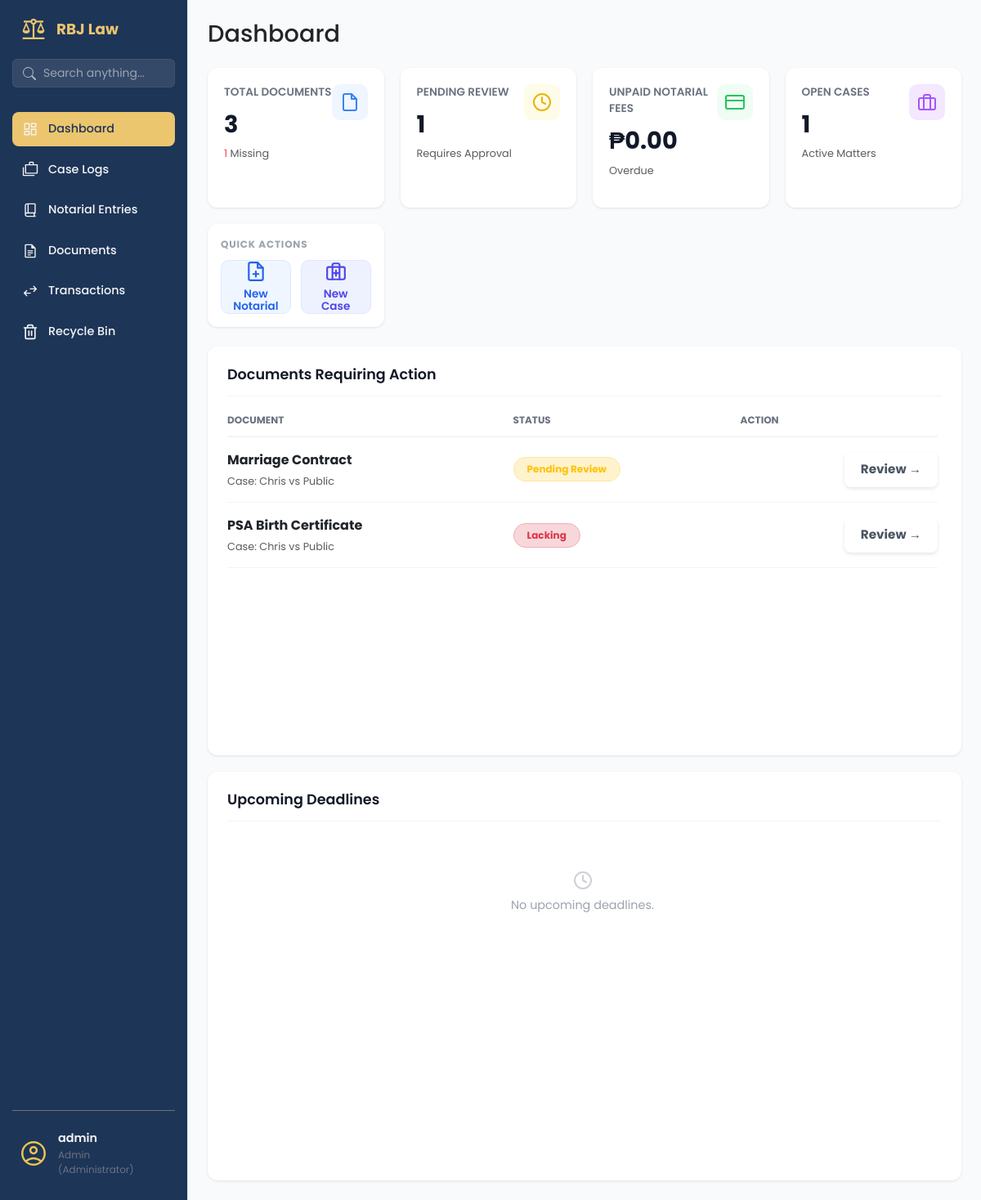
The page /dashboard (signed in) on the database as committed earlier.
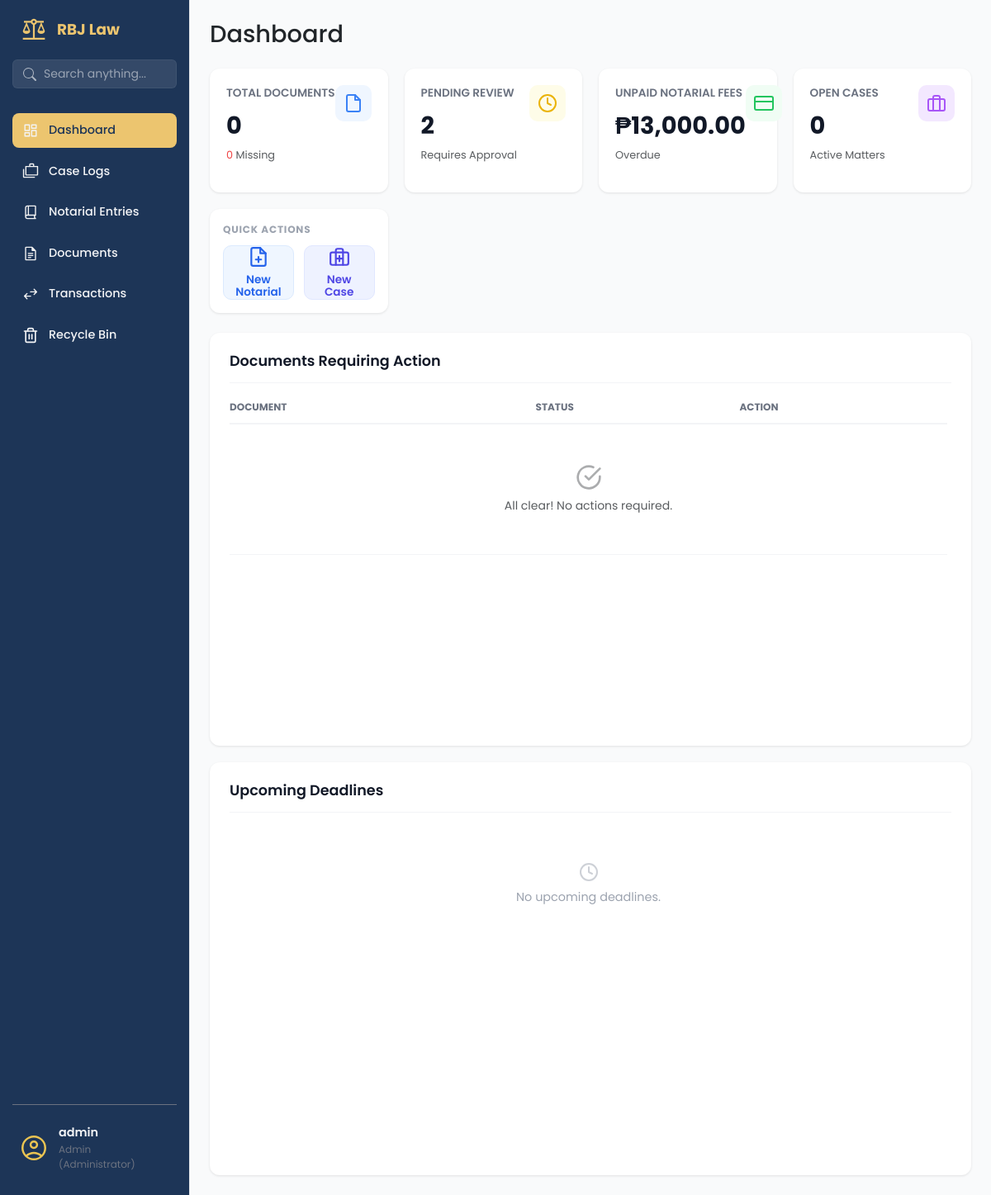
The same page on the database as committed later.
### app/models/document_mdl.py (models this page shows, shortened)
class Document(db.Model, SoftDeleteMixin):
    __tablename__ = 'documents'
    id = db.Column(db.Integer, primary_key=True)
    filename = db.Column(db.String(255), nullable=False)
    file_path = db.Column(db.String(500), nullable=False)
    file_type = db.Column(db.String(50), nullable=True)
    file_size = db.Column(db.Integer, nullable=True)  # in bytes
    document_type = db.Column(db.String(100), nullable=True)  # e.g., Affidavit, ID, SPA Draft, etc.
    notes = db.Column(db.Text, nullable=True)
    document_status = db.Column(db.String(50), default='Pending', nullable=False)
    parent_type = db.Column(db.String(50), nullable=False)  # 'notarial_entry', 'case', 'client'
    parent_id = db.Column(db.Integer, nullable=False)
    uploaded_by = db.Column(db.Integer, db.ForeignKey('users.id'), nullable=True)
    uploaded_at = db.Column(db.DateTime, default=datetime.utcnow)
    last_modified = db.Column(db.DateTime, default=datetime.utcnow, onupdate=datetime.utcnow)
    uploader = db.relationship('User', backref='uploaded_documents', lazy=True)

### app/routes/dashboard_routes.py (the view)
@dashboard_bp.route('/')
@dashboard_bp.route('/dashboard')
@login_required
def dashboard_page():
    filtered_data = filter_dashboard_data()
    total_docs = Document.query.filter(Document.deleted_at == None).count()
    missing_docs = Document.query.filter(Document.document_status.ilike('Lacking'),Document.deleted_at == None).count()
    if current_user.role == 'staff':
        pending_payments_count = filtered_data['transactions'].filter_by(payment_status='Pending').count()
        unpaid_sum = db.session.query(func.sum(TransactionItem.transaction_amount))\
            .filter(TransactionItem.payment_status == 'Pending',
                   TransactionItem.transaction_type == 'Notarial').scalar() or 0
        unpaid_count = TransactionItem.query.filter_by(
            payment_status='Pending',
            transaction_type='Notarial'
        ).count()
    else:
        pending_payments_count = TransactionItem.query.filter_by(payment_status='Pending').count()
        unpaid_sum = db.session.query(func.sum(TransactionItem.transaction_amount))\
            .filter(TransactionItem.payment_status == 'Pending').scalar() or 0
        unpaid_count = TransactionItem.query.filter_by(payment_status='Pending').count()
    pending_docs_count = Document.query.filter(Document.document_status.ilike('Pending')).count()
    total_pending = pending_docs_count + pending_payments_count
    open_cases = Case.query.filter(Case.status.ilike('active')).count()
    notarial_count = TransactionItem.query.filter_by(transaction_type='Notarial').count()
    case_count = TransactionItem.query.filter_by(transaction_type='Case').count()
    upcoming_deadlines = Schedule.query\
        .options(joinedload(Schedule.case))\
        .filter(Schedule.is_done == False)\
        .order_by(Schedule.deadline.asc())\
        .limit(6)\
        .all()
    kpi_data = {
        'total_docs': total_docs,
        'missing_docs': missing_docs,
        'pending_review': total_pending,
        'pending_payments': pending_payments_count,
        'total_unpaid': "{:,.2f}".format(unpaid_sum),
        'unpaid_count': unpaid_count,
        'open_cases': open_cases,
        'notarial_count': notarial_count,
        'case_count': case_count
    }
    action_docs_query = Document.query.filter(
        Document.document_status.in_(['Pending', 'Lacking', 'Draft', 'For Signature', 'Pending Review']),
        Document.deleted_at == None
    ).order_by(
        db.case(
            (Document.document_status == 'Pending Review', 1),
            (Document.document_status == 'Lacking', 2),
            else_=3
        ),
        Document.last_modified.desc()
    ).limit(5).all()
    action_docs_data = []
    for doc in action_docs_query:
        action_docs_data.append({
            'title': doc.document_type or doc.filename,
            'context': resolve_document_context(doc),
            'status': doc.document_status,
            'id': doc.id,
            'target_url': get_context_url(doc)
        })
    if current_user.role == 'staff':
        pending_transactions = TransactionItem.query\
            .filter_by(payment_status='Pending', transaction_type='Notarial')\
            .options(joinedload(TransactionItem.client))\
            .order_by(TransactionItem.transaction_date.desc())\
            .limit(5).all()
    else:
        pending_transactions = TransactionItem.query\
            .filter_by(payment_status='Pending')\
            .options(joinedload(TransactionItem.client))\
            .order_by(TransactionItem.transaction_date.desc())\
            .limit(5).all()
    action_transactions_data = []
    for transaction in pending_transactions:
        client_name = "Unknown Client"
        if transaction.client:
            if hasattr(transaction.client, 'full_name'):
                client_name = transaction.client.full_name
            elif hasattr(transaction.client, 'client_first_name'):
                client_name = f"{transaction.client.client_first_name} {transaction.client.client_last_name}"
        action_transactions_data.append({
            'title': f"{transaction.purpose} - {client_name}",
            'context': f"{transaction.transaction_type} Transaction",
            'status': 'Pending Payment',
            'id': transaction.id,
            'target_url': url_for('transaction.transactions_page')
        })
    context = {
        'kpi': kpi_data,
        'action_docs': action_docs_data,
        'action_transactions': action_transactions_data,
        'upcoming_deadlines': upcoming_deadlines,
        'now': datetime.now().date()
    }
    return render_template('dashboard_page.html', **context)

### app/models/client_mdl.py (called while the page is built)
    @property
    def full_name(self):
        if self.client_type == 'corporate':
            return self.company_name or "Unnamed Corporation"
        else:
            mi = f" {self.middle_name[0]}." if self.middle_name else ""
            return f"{self.first_name}{mi} {self.last_name}"

### app/routes/dashboard_routes.py (called while the page is built, shortened)
def resolve_document_context(doc):
    if not doc.parent_type or not doc.parent_id:
        return "General Upload"
    try:
        if doc.parent_type == 'case':
            case = Case.query.get(doc.parent_id)
            return f"Case: {case.title}" if case else "Unknown Case"
        elif doc.parent_type == 'client':
            client = Client.query.get(doc.parent_id)
            return f"Client: {client.client_last_name}, {client.client_first_name}" if client else "Unknown Client"
    except Exception as e:
        return f"{doc.parent_type.title()} #{doc.parent_id}"
    return f"{doc.parent_type} #{doc.parent_id}"

### app/templates/dashboard_page.html (shortened to what the changed rows need)
{% extends "base.html" %}
{% block content %}
<main class="dashboard-content">
    <header class="dashboard-header">
        <h1>Dashboard</h1>
    </header>
    <section class="dashboard-cards">
        <div class="data-card">
            <div class="data-card__info">
                <span class="data-card__title">Total Documents</span>
                <span class="data-card__value">{{ kpi.total_docs }}</span>
                <p class="text-muted" style="margin-top:4px; font-size: 0.8rem;">
                    <span style="color:#ef4444;">{{ kpi.missing_docs }}</span> Missing
                </p>
            </div>
        </div>
        <div class="data-card">
            <div class="data-card__info">
                <span class="data-card__title">Pending Review</span>
                <span class="data-card__value">{{ kpi.pending_review }}</span>
                <p class="text-muted" style="margin-top:4px; font-size: 0.8rem;">Requires Approval</p>
            </div>
        </div>
        <div class="data-card">
            <div class="data-card__info">
                <span class="data-card__title">Unpaid Notarial Fees</span>
                <span class="data-card__value">₱{{ kpi.total_unpaid }}</span>
                <p class="text-muted" style="margin-top:4px; font-size: 0.8rem;">Overdue</p>
            </div>
        </div>
        <div class="data-card">
            <div class="data-card__info">
                <span class="data-card__title">Open Cases</span>
                <span class="data-card__value">{{ kpi.open_cases }}</span>
                <p class="text-muted" style="margin-top:4px; font-size: 0.8rem;">Active Matters</p>
            </div>
        </div>
    </section>
    <section class="dashboard-panels-bottom">
        <div class="panel-card">
            <div class="panel-card__body">
                <table class="action-table">
                    <thead>
                        <tr>
                            <th>Document</th>
                            <th>Status</th>
                            <th>Action</th>
                        </tr>
                    </thead>
                    <tbody>
                        {% for doc in action_docs %}
                        <tr>
                            <td class="py-3">
                                <div class="d-flex flex-column">
                                    <span class="fw-bold text-dark mb-1">{{ doc.title }}</span>
                                    <span class="text-muted small" style="font-size: 0.8rem;">
                                        {{ doc.context }}
                                    </span>
                                </div>
                            </td>
                            <td class="py-3 align-middle">
                                {% if doc.status == 'Lacking' or doc.status == 'Missing' %}
                                <span
                                    class="badge bg-danger-subtle text-danger border border-danger-subtle px-3 py-2 rounded-pill">
                                    Lacking
                                </span>
                                {% elif doc.status == 'For Signature' %}
                                <span
                                    class="badge bg-info-subtle text-info border border-info-subtle px-3 py-2 rounded-pill">
                                    SIGNATURE
                                </span>
                                {% else %}
                                <span
                                    class="badge bg-warning-subtle text-warning border border-warning-subtle px-3 py-2 rounded-pill">
                                    {{ doc.status|title }}
                                </span>
                                {% endif %}
                            </td>
                            <td class="py-3 align-middle text-end">
                                <a href="{{ doc.target_url }}" class="btn btn-sm btn-link text-decoration-none fw-bold"
                                    style="color: #4b5563;">
                                    Review &rarr;
                                </a>
                            </td>
                        </tr>
                        {% else %}
                        <tr>
                            <td colspan="3" class="text-center py-5">
                                <div class="text-muted opacity-50">
                                    <svg xmlns="http://www.w3.org/2000/svg" width="32" height="32" viewBox="0 0 24 24"
                                        fill="none" stroke="currentColor" stroke-width="2" stroke-linecap="round"
                                        stroke-linejoin="round">
                                        <path d="M22 11.08V12a10 10 0 1 1-5.93-9.14"></path>
                                        <polyline points="22 4 12 14.01 9 11.01"></polyline>
                                    </svg>
                                </div>
                                <p class="small text-muted mt-2 mb-0">All clear! No actions required.</p>
                            </td>
                        </tr>
                        {% endfor %}
                    </tbody>
                </table>
            </div>
        </div>
    </section>
</main>
{% endblock %}

Rows that differ between the two databases and show on the page:
removed Document: title "Marriage Contract", context "Case: Chris vs Public", status "Pending Review"
removed Document: title "PSA Birth Certificate", context "Case: Chris vs Public", document_status "Lacking"
Other text that changed with them:
{{ kpi.total_docs }}: "3" → "0"
{{ kpi.missing_docs }}: "1" → "0"
{{ kpi.pending_review }}: "1" → "2"
{{ kpi.total_unpaid }}: "0.00" → "13,000.00"
{{ kpi.open_cases }}: "1" → "0"
text now shown: "All clear! No actions required."
